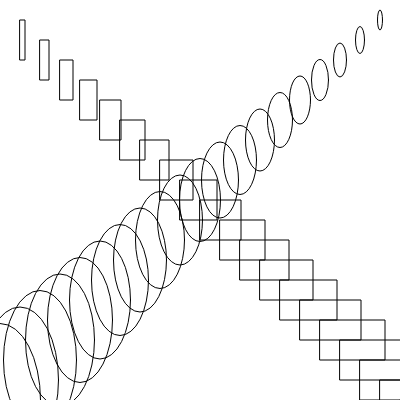
Frame 1 (no input)
Frame 60 (no input): identical to frame 1, image omitted
Frame 120 (the mouse pressed at the canvas centre since frame 60): identical to frame 1, image omitted

The p5.js sketch that drew this single still picture (run headless with seeded random() and noise() and a simulated clock; from frame 60 on, the mouse is pressed at the canvas centre):

// p5.js sketch
// ── sketch.js
const sketchWidth = 400;
const sketchHeight = 400;

function setup () {
  createCanvas(sketchWidth, sketchHeight);
}

function draw() {
  background(255);
  stroke('black');
  noFill();
  for (let r = 0; r < 20; r += 1) {
    rect(
      20 + r * 20,
      20 + r * 20,
      5 + r * 4,
      40
    )
  }

  for (let r = 0; r < 20; r += 1) {
    ellipse(
      sketchWidth - (20 + r * 20),
      20 + r * 20,
      5 + r * 4,
      20 + r * 7
    )
  }
}
